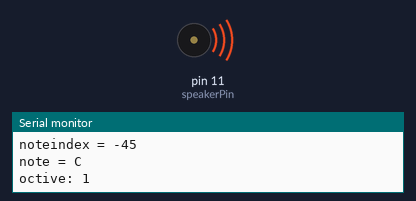
Simulated run of this sketch. Board: Arduino Uno, built with avr-gcc and run on an emulated ATmega328P. Parts: buzzer (waves = sounding), the last lines printed to the serial monitor.

Above: at 0.1 s.
At 21.9 s:
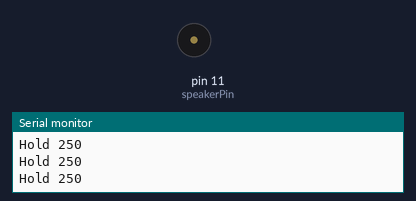
Timing chart, 0 to 23.4 s (numbered marks = the images above):
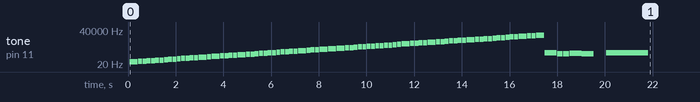

The sketch:

Song_Player.ino
```cpp
#include "playsong.h"

int speakerPin = 11;
int bpm = 60; // beats per minute
int noteBeat = 4; // Song is written in 1/4 notes
String TwoBits= "C4-G3G3A3-G3-..B3-C4----";
String ScaleTest = // A test for every note, including sharps and flats.
"C1C1#D1E1bE1F1G1bG1"
"A1A1#B1C2C2#D2E2bE2F2G2bG2"
"A2A2#B2C3C3#D3E3bE3F3G3bG3"
"A3A3#B3C4C4#D4E4bE4F4G4bG4"
"A4A4#B4C5C5#D5E5bE5F5G5bG5"
"A5A5#B5C6C6#D6E6bE6F6G6bG6"
"A6A6#B6C7C7#D7E7bE7F7G7bG7"
"A7A7#B7C8C8#D8E8bE8F8G8bG8"
"A8A8#B8C9C9#D9E9bE9F9G9bG9";

void setup() {
  Serial.begin(9600);
  Serial.println("Song Player Starting");

  playsong(ScaleTest, 360, 1, speakerPin);
  playsong(TwoBits, 60, 4, speakerPin);
}

void loop() {
  delay(1000);
}
```

playsong.h
```cpp
// How to write a melody string for for void playsong(melody, bpm, noteBeat, speakerPin)
// ---
// playsong() takes a string with a song in it and plays it from beginning to end.
// To start, define the bpm of the compoition (determining how fast or slow the piece is)
// and then define the noteBeat which determines how playsong will interpret each note
// in the string. So if you pass in a noteBeat of 1, then all notes will be whole notes,
// 4 will be all notes being quarter notes (common), 8 will be 8th notes, etc.
//
// To begin writing the melod string string simply start with the note you want to play,
// followed by the octive of that note, followed by the optional modifier:
// # for sharp, and b for flat.
//
// So "C4" would play a middle C. "B3" is the note below middle C and
// "D4" is the note above it. "F4#" would play a F# in the middle C octive.
// "G3b" would be G-flat below middle C. Etc.
//
// After the note you can add hold marks '-' or rest marks '.' to rest for one noteBeat.
// So if you were writing your string in quarter notes and wanted to start with a
// middle C, but hold it to a whole note, you would write: "C4---"
//
// Example: For shave and a hair cut, you can call:
//    playsong( "C4-G3G3A3-G3-..B3-C4----", 60, 4, [speakerPin]);


#ifndef debug
#define debug true
#endif

String noteNames = "A.BC.D.EF.G.";
float NOTE_A4 = 440.0;
float a = 0;

int pitches_setup() {
  a = pow(2.0, 1.0/12.0);

  Serial.println("pitches_setup() Debug Info");
  Serial.print("a = ");
  Serial.println(a);
}

int getWaveLenth(char note, int octive, int sharpflat) {
  // note is letter of note in common notation
  // octive is octive of note
  // sharpflat is 0 if natural, -1 if flat, +1 if sharp

  // From https://pages.mtu.edu/~suits/NoteFreqCalcs.html
  // The basic formula for the frequencies of the notes of the equal tempered scale
  // is given by:
  // fn = f0 * (a)n
  // where
  // f0 = the frequency of one fixed note which must be defined. A common choice is
  //     setting the A above middle C (A4) at f0 = 440 Hz.
  // n = the number of half steps away from the fixed note you are. If you are at a
  //     higher note, n is positive. If you are on a lower note, n is negative.
  // fn = the frequency of the note n half steps away.
  // a = (2)1/12 = the twelth root of 2 = the number which when multiplied by itself
  //      12 times equals 2 = 1.059463094359...
  if (a == 0) {
    pitches_setup();
  }

  int noteindex = noteNames.indexOf(note& ~(0x20));

  if (noteindex == -1) {
    Serial.print("getWavelength(): ERROR in note name \"");
    Serial.print(note);
    Serial.println("\"");
    return -1;
  }

  if (noteindex >= 3) {
    octive--; // Correct for the fact that the octive actually starts on C.
  }
  if (sharpflat > 1) { // Just some type checking.
    sharpflat = 1;
  } else if (sharpflat < -1) {
    sharpflat = -1;
  }

  noteindex += 12 * (octive - 4) + sharpflat;
  Serial.print("noteindex = ");
  Serial.println(noteindex);

  return NOTE_A4 * pow(a, noteindex);
}

void playsong(String melody, int bpm, int noteBeat, int speakerPin) {
  // Interpret the melodystring and play it.
  // melody = A string with the song notes, holds, and rests defined in it.
  // bpm = the number of beats per minute of the composition
  // noteBeat = the base note used in the string.
  //   So 1 would mean every note is a whole note.
  //      4 would mean every note is 1/4 note.
  //      8 would be 1/8 notes, etc.
  // There is very little type checking. User be warned.

  int melodyBeat = 0;
  int noteBeatPause = (60000 / bpm) / noteBeat;

  while (melodyBeat < melody.length()) {
    char note = melody[melodyBeat];
    int octive = melody[++melodyBeat] - '0'; // Technically we can only do 8 octives, but that's more than a piano
    int modifier = 0; // Search for a sharp or flat
    if (melody[melodyBeat+1] == '#') {
      melodyBeat++;
      modifier = 1;
    } else if (melody[melodyBeat+1] == 'b') {
      melodyBeat++;
      modifier = -1;
    }
    int wavelength = getWaveLenth(note, octive, modifier);
    if (debug) {
      Serial.print("note = ");
      Serial.println(note);
      Serial.print("octive: ");
      Serial.println(octive);
      Serial.print("modifier = ");
      Serial.println(modifier);
      Serial.print("wavelength = ");
      Serial.println(wavelength);
    }

    tone(speakerPin, wavelength);

    do {
      delay(noteBeatPause);
      melodyBeat++;
      if (debug) {
        Serial.print("Hold ");
        Serial.println(noteBeatPause);
      }
    } while (melody[melodyBeat] == '-');

    noTone(speakerPin);

    while (melody[melodyBeat] == '.') {
      delay(noteBeatPause);
      melodyBeat++;
      if (debug) {
        Serial.print("Rest ");
        Serial.println(noteBeatPause);
      }
    }
  }
}
```
